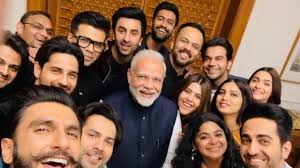
#> input picture imagesANDvideos/a3.jpeg, 300 x 168 px, given as the content of the folder /home/yogesh/Desktop/sample/, which was not available
$ python faceisnotrepeat.py
#> lines starting #> are read from the running program, lines starting #| are printed output that depends on the picture; after the words box and inside, x2 and y2 are one past the last pixel; in counts of white or black regions, pixels touching at a corner belong together; pictures that were not available may be replaced by others from this repository, and a replacement may not be noted

import cv2
import numpy as np
from os import listdir
from os.path import isfile, join

data_path="/home/yogesh/Desktop/sample/"
onlyfiles=[f for f in listdir(data_path) if isfile(join(data_path,f))]
training_data, labels = [], []
for i, file in enumerate(onlyfiles):
    image_path=data_path+onlyfiles[i]
    images=cv2.imread(image_path,cv2.IMREAD_GRAYSCALE)
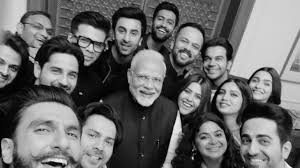
#> images: shape (168, 300); min 0, max 254, mean 105.8
#> further down, frame is the input picture: shape (168, 300, 3); mean B, G, R 77.6, 97.9, 132
    training_data.append(np.asarray(images, dtype=np.uint8))
    labels.append(i)

lables = np.asarray(labels, dtype=np.uint32)
model = cv2.face.LBPHFaceRecognizer_create()

model.train(np.asarray(training_data), np.asarray(labels))
print("Model Training Complete")

face_classifier=cv2.CascadeClassifier('/home/yogesh/Desktop/haarcascades/haarcascade_frontalface_default.xml')
def face_detector(img, size = 0.5):
#> called with size = 0.5
    gray=cv2.cvtColor(img,cv2.COLOR_BGR2GRAY)
    faces=face_classifier.detectMultiScale(gray,1.3,5)
#> faces = [[199, 49, 26, 26], [112, 19, 34, 34], [194, 122, 36, 36], [125, 58, 48, 48]]

    if faces is():
        return img,[]
    for(x,y,w,h) in faces:
        cv2.rectangle(img,(x,y),(x+w,y+h),2)
        roi=img[y:y+h, x:x+w]
        roi=cv2.resize(roi,(200,200))
#> this loop made 4 passes
#> pass 1, in face_detector, `roi=cv2.resize(roi,(200,200))`:
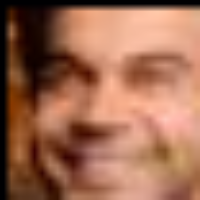
#> roi: shape (200, 200, 3); mean B, G, R 81.3, 105.6, 158
#> pass 2, in face_detector, `roi=cv2.resize(roi,(200,200))`:
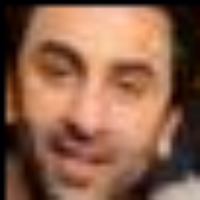
#> roi: shape (200, 200, 3); mean B, G, R 74.7, 96.6, 139
#> after the loop:
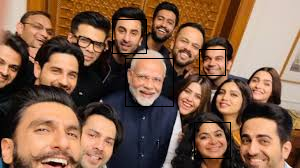
#> img: shape (168, 300, 3); 1.14% of pixels changed, all inside (x1, y1, x2, y2) = (112, 19, 231, 159)

    return img,roi

cap=cv2.VideoCapture(0)
count=110
while True:
    ret,frame=cap.read()
    image, face=face_detector(frame)
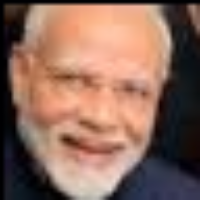
#> face: shape (200, 200, 3); mean B, G, R 91.5, 105.3, 139.8
    # count=102
    try:
        face=cv2.cvtColor(face,cv2.COLOR_BGR2GRAY)
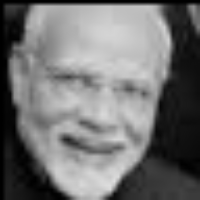
#> face: shape (200, 200); min 0, max 223, mean 114
        result=model.predict(face)
#> result = (0, 114.5)

        if result[1]<500:
            confidence=int(100*(1-(result[1])/300))
#> confidence = 61
            display_string=str(confidence)+'%confidence it is user'
#> display_string = '61%confidence it is user'
        cv2.putText(image,display_string,(100,120),cv2.FONT_HERSHEY_COMPLEX,1,(250,120,250),2)
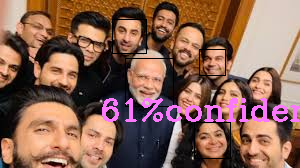
#> image: shape (168, 300, 3); 3.59% of pixels changed, all inside (x1, y1, x2, y2) = (102, 98, 300, 122)

        if confidence>75:
            cv2.putText(image,"Unlocked",(250,450),cv2.FONT_HERSHEY_COMPLEX,1,(0,255,0),2)
            cv2.imshow("image cropper",image)
        else:
            cv2.putText(image, "Locked", (250, 450), cv2.FONT_HERSHEY_COMPLEX, 1, (0, 0, 255), 2)
            cv2.imshow("image cropper", image)
            file_name_path = "/home/yogesh/Desktop/sample/user" + str(count) + ".jpg"
            cv2.imwrite(file_name_path, frame)
            count+=1

    except:
        cv2.putText(image, "Face not found", (250, 450), cv2.FONT_HERSHEY_COMPLEX, 1, (255, 0, 0), 2)
        cv2.putText(image, "Locked", (250, 450), cv2.FONT_HERSHEY_COMPLEX, 1, (0, 0, 255), 2)
        cv2.imshow("image cropper", image)
        pass

    if cv2.waitKey(1)==13 or count==115:
#> (key Esc is pressed here)
        break

cap.release()
cv2.destroyAllWindows()
